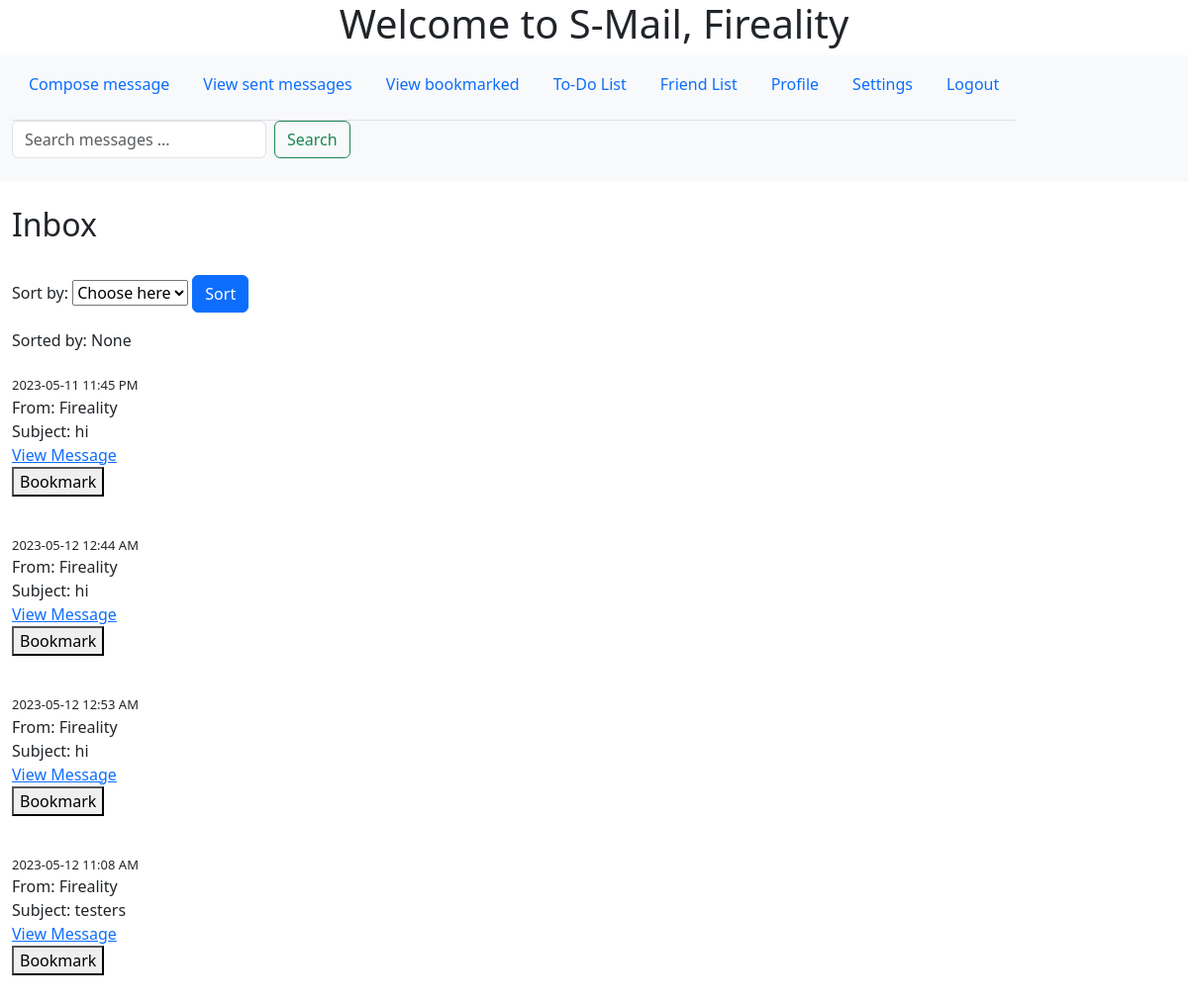
Page /mainpage (signed in) on the committed database.
### app/models.py (models this page shows, shortened)
class Message(db.Model):
    id = db.Column(db.Integer, primary_key=True)
    sender_id = db.Column(db.Integer, db.ForeignKey('user.id'), nullable=False)
    recipient_id = db.Column(db.Integer, db.ForeignKey('user.id'), nullable=False)
    subject = db.Column(db.String(100), nullable=False)
    body = db.Column(db.String(500), nullable=False)
    timestamp = db.Column(db.DateTime, default=datetime.now())
    bookmark = db.Column(db.Boolean, default=False)
    sender = db.relationship('User', foreign_keys=[sender_id])
    recipient = db.relationship('User', foreign_keys=[recipient_id])

class User(db.Model, UserMixin):
    id = db.Column(db.Integer, primary_key=True)
    username = db.Column(db.String(32), nullable=False)
    password = db.Column(db.String(32), nullable=False)
    email = db.Column(db.String(100), nullable=False)
    bio = db.Column(db.String(100), nullable = False, default = '')
    name = db.Column(db.String(32), nullable = False, default = '')
    friends = db.relationship('Friend', backref='user', lazy='dynamic')

### app/routes.py (the view)
@myapp_obj.route("/mainpage", methods=['GET', 'POST'])
@login_required #needs to be logged in to access this page
def mainpage():
    sort_by = request.form.get("sort")
    asc = Message.query.filter_by(recipient=current_user).order_by(Message.timestamp.asc()).all()
    des = Message.query.filter_by(recipient=current_user).order_by(Message.timestamp.desc()).all()
    return render_template('mainpage.html', sort_by=sort_by, des=des, asc=asc,name=current_user.username)

### app/models.py (called while the page is built)
@login_manager.user_loader
def load_user(user_id):
    return User.query.get(int(user_id))

### app/templates/mainpage.html (shortened to what this page needs)
<html>
    <head>
        <link rel="stylesheet" href="{{ url_for('static', filename='mainpage.css') }}">
        <link href="https://cdn.jsdelivr.net/npm/bootstrap@5.3.0-alpha3/dist/css/bootstrap.min.css" rel="stylesheet">
    </head>
    <body>
        <h1>Welcome to S-Mail, {{ name }}</h1>
        <nav class="navbar bg-body-tertiary">
            <div class="container-fluid">
                <ul class="nav nav-tabs">
                    <li><form action="{{ url_for('compose') }}" method="post">
                        <button class="nav-link" type="submit">Compose message</button>
                    </form></li>
                    <li><form action="{{ url_for('sent') }}">
                        <button class="nav-link" type="submit">View sent messages</button>
                    </form></li>
                    <li><form action="{{ url_for('view_bookmark') }}">
                        <button class="nav-link" type="submit">View bookmarked</button>
                    </form></li>
                    <li class ="nav-item"><form action="{{ url_for('todo') }}" method="post">
                        <button class="nav-link" type="submit">To-Do List</button>
                    </form></li>
                    <li class ="nav-item"><form action="{{ url_for('friend_list') }}" method="post">
                    <button class="nav-link" type="submit">Friend List</button>
                    </form></li>
                    <li class ="nav-item"><form action="{{ url_for('profile') }}" method="post">
                        <button class ="nav-link"type="submit">Profile</button>
                  </form></li>
                    <li><form action="{{ url_for('settings') }}">
                        <button class="nav-link" type="submit">Settings</button>
                    </form></li>
                    <li class ="nav-item"><form action="{{ url_for('logout') }}" method="post">
                        <button class="nav-link" type="submit">Logout</button>
                    </form></li>
                </ul>
                <form class="d-flex" action="{{ url_for('search_results') }}" method="get">
                    <input class="form-control me-2" type="text" name="query" id="search_query" placeholder="Search messages ..." aria-label="Search">
                    <button class="btn btn-outline-success" type="submit">Search</button>
                </form>
            </div>
          </nav>
        <br>
        <div class="container-fluid">
        <h2>Inbox</h2>
        <br>
        <form method="post" action="{{ url_for('mainpage') }}">
            <label>Sort by:</label>
            <select name = "sort">
            <option value="" selected="selectd" hidden="hidden">Choose here</option>
        </select>
            <button class="btn btn-primary" type="submit">Sort</button>
        </form>
        Sorted by: {{ sort_by }}
        <br><br>
        <tbody>
            {%if sort_by == 'Newest first'%}
            {% for message in des %}
                <tr>
                    <td>From: {{ message.sender.username }}</td>
                    <br>
                    <td>{{ message.subject }}</td>
                    <br>
                    <td><a href="{{ url_for('message', message_id=message.id) }}">View Message</a></td>
                    <br>
                    <td>
                        {% if message.bookmark %}
                            <form method="post" action="{{ url_for('unbookmark', message_id=message.id) }}">
                                <button type="submit">Unbookmark</button>
                            </form>
                        {% else %}
                            <form method="post" action="{{ url_for('bookmark', message_id=message.id) }}">
                                <button type="submit">Bookmark</button>
                            </form>
                        {% endif %}
                    </td>
                    <br>
                </tr>
            {% endfor %}
            {%else%}
            {% for message in asc %}
                <tr>
                    <time>{{ message.timestamp.strftime('%Y-%m-%d %I:%M %p') }}</time>
                    <br>
                    <td>From: {{ message.sender.username }}</td>
                    <br>
                    <td>Subject: {{ message.subject }}</td>
                    <br>
                    <td><a href="{{ url_for('message', message_id=message.id) }}">View Message</a></td>
                    <br>
                    <td>
                        {% if message.bookmark %}
                            <form method="post" action="{{ url_for('unbookmark', message_id=message.id) }}">
                                <button type="submit">Unbookmark</button>
                            </form>
                        {% else %}
                            <form method="post" action="{{ url_for('bookmark', message_id=message.id) }}">
                                <button type="submit">Bookmark</button>
                            </form>
                        {% endif %}
                    </td>
                    <br>
                </tr>
            {% endfor %}
             {% endif %}
        </tbody>
    </div>
    </body>
</html>

### app/static/mainpage.css (style rules this page uses)
time { font-size: 13px; }
h1 { text-align: center; }

### rows in the picture
Message: timestamp "2023-05-11 11:45 PM", sender.username "Fireality", subject "hi"
Message: timestamp "2023-05-12 12:44 AM", sender.username "Fireality", subject "hi"
Message: timestamp "2023-05-12 12:53 AM", sender.username "Fireality", subject "hi"
Message: timestamp "2023-05-12 11:08 AM", sender.username "Fireality", subject "testers"

### other values in the picture
{{ sort_by }} "None"
